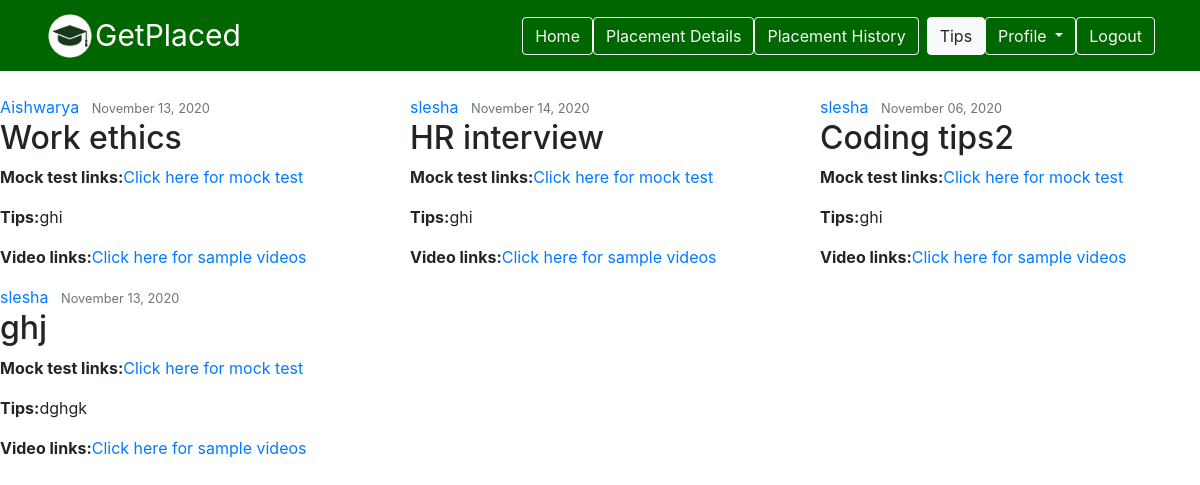
Page /sviewsugg/ on the earlier database version.
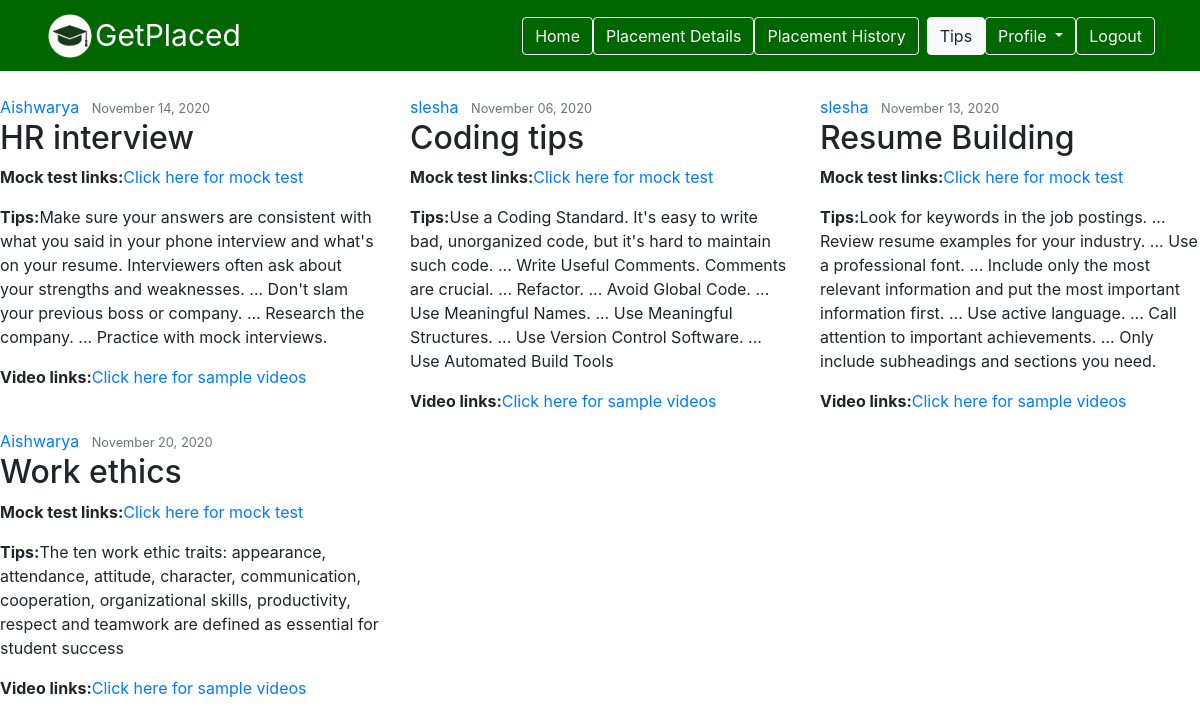
Same page on the later database version.
### getplaced/models.py (models this page shows)
class Suggestions(models.Model):
    title=models.CharField(max_length=25)
    mock_tests=models.URLField(max_length=200)
    tips=models.TextField()
    video_links=models.URLField(max_length=200)
    added_on=models.DateField()
    added_by=models.CharField(max_length=25)

### getplaced/views.py (the view)
# urls.py: path('sviewsugg/',views.sviewsugg,name='sviewsugg'),
def sviewsugg(request):
    context={
        'sugg':Suggestions.objects.all()
    }
    return render(request,'studview_sugg.html',context)

### getplaced/templates/studview_sugg.html (shortened to what this page needs)
{% load static %}
<!Doctype html>
<html lang="en">
<head>
    <link rel="stylesheet" href="https://stackpath.bootstrapcdn.com/bootstrap/4.1.3/css/bootstrap.min.css">
   <link rel="stylesheet" type="text/css" href="{% static 'css/basestyle.css' %}">
    <link rel="stylesheet" href="https://stackpath.bootstrapcdn.com/font-awesome/4.7.0/css/font-awesome.min.css">
</head>
<body>
    <nav class="navbar navbar-expand-lg navbar-dark mb-4" id="mynav">
        <div class="container">
            <img src="{% static 'images/cap.png' %}" width="50px" height="50px" ><a class="navbar-brand" href="#">GetPlaced</a>
            <div class="collapse navbar-collapse" id="navbarSupportedContent">
                <form class="form-inline my-2 my-lg-0">
                    <a href="{%url 'shome' %}" class="btn btn-outline-light">Home</a>
                   <a href="{%url 'sviewplacedetails' %}" class="btn btn-outline-light">Placement Details</a>
                    <a href="{%url 'sviewplacehis' %}" class="btn btn-outline-light">Placement History</a>
                    <a href="{% url 'sviewsugg' %}" class="btn btn-light ml-2">Tips</a>
                     <div class="btn-group">
                    <button type="button" class="btn btn-outline-light dropdown-toggle" data-toggle="dropdown" aria-haspopup="false" aria-expanded="true">
                        Profile
                    </button>
                        </div>
                    <a href="{%url 'slogout' %}" class="btn btn-outline-light">Logout</a></form>
                </div>
            </div>
        </nav>
    <article class="media content-section">
        <div class="row">
        {% for i in sugg %}
        <div class="col-lg-4">
        <div class="media-body">
            <div class="article-metadata">
            <a class="mr-2" href="#">{{ i.added_by }}</a>
            <small class="text-muted">{{ i.added_on|date:"F d, Y" }}</small>
            </div>
            <h2 class="article-title">{{ i.title }}</h2>
            <p class="article-content"><b>Mock test links:</b><a href="{{ i.mock_tests }}">Click here for mock test</a></p>
            <p class="article-content"><b>Tips:</b>{{ i.tips }} </p>
            <p class="article-content"><b>Video links:</b><a href="{{ i.video_links }}">Click here for sample videos</a></p>
        </div>
        </div>
        {%endfor%}
        </div>
        </article>
    </body>
</html>
    </body>
</html>

Differences in the rows shown:
removed Suggestions: added_by "Aishwarya", added_on "November 13, 2020", title "Work ethics", tips "ghi"
changed Suggestions "HR interview": added_by "slesha" → "Aishwarya"; tips "ghi" → "Make sure your answers are consistent with what you said in your phone interview and what's on your resume. Interviewers often ask about your strengths and weaknesses. ... Don't slam your previous boss or company. ... Research the company. ... Practice with mock interviews."
changed Suggestions: title "Coding tips2" → "Coding tips"; tips "ghi" → "Use a Coding Standard. It's easy to write bad, unorganized code, but it's hard to maintain such code. ... Write Useful Comments. Comments are crucial. ... Refactor. ... Avoid Global Code. ... Use Meaningful Names. ... Use Meaningful Structures. ... Use Version Control Software. ... Use Automated Build Tools"
changed Suggestions: title "ghj" → "Resume Building"; tips "dghgk" → "Look for keywords in the job postings. ... Review resume examples for your industry. ... Use a professional font. ... Include only the most relevant information and put the most important information first. ... Use active language. ... Call attention to important achievements. ... Only include subheadings and sections you need."
added Suggestions: added_by "Aishwarya", added_on "November 20, 2020", title "Work ethics", tips "The ten work ethic traits: appearance, attendance, attitude, character, communication, cooperation, organizational skills, productivity, respect and teamwork are defined as essential for student success"
